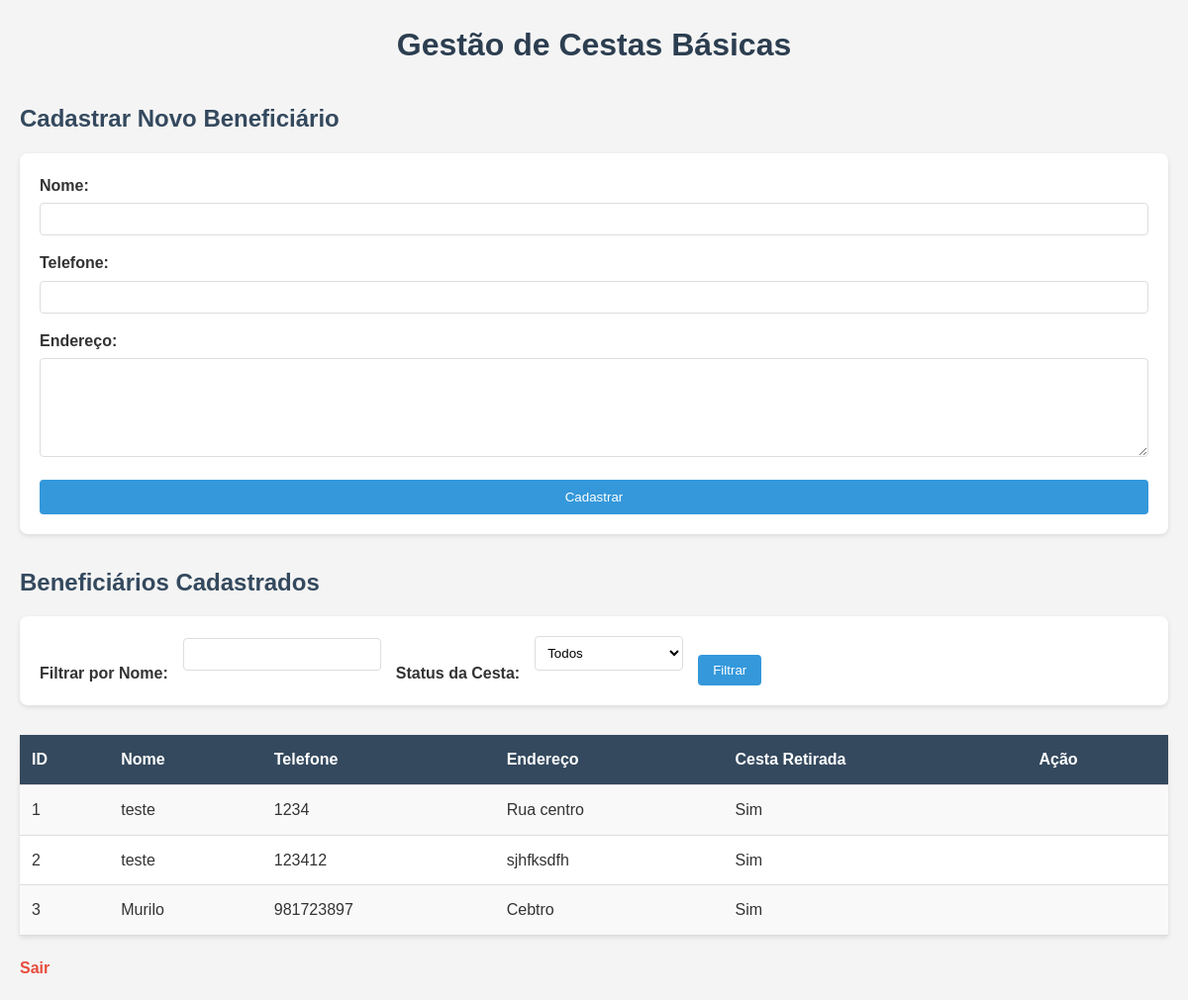
/dashboard (signed in), run on an earlier commit of the app's database.
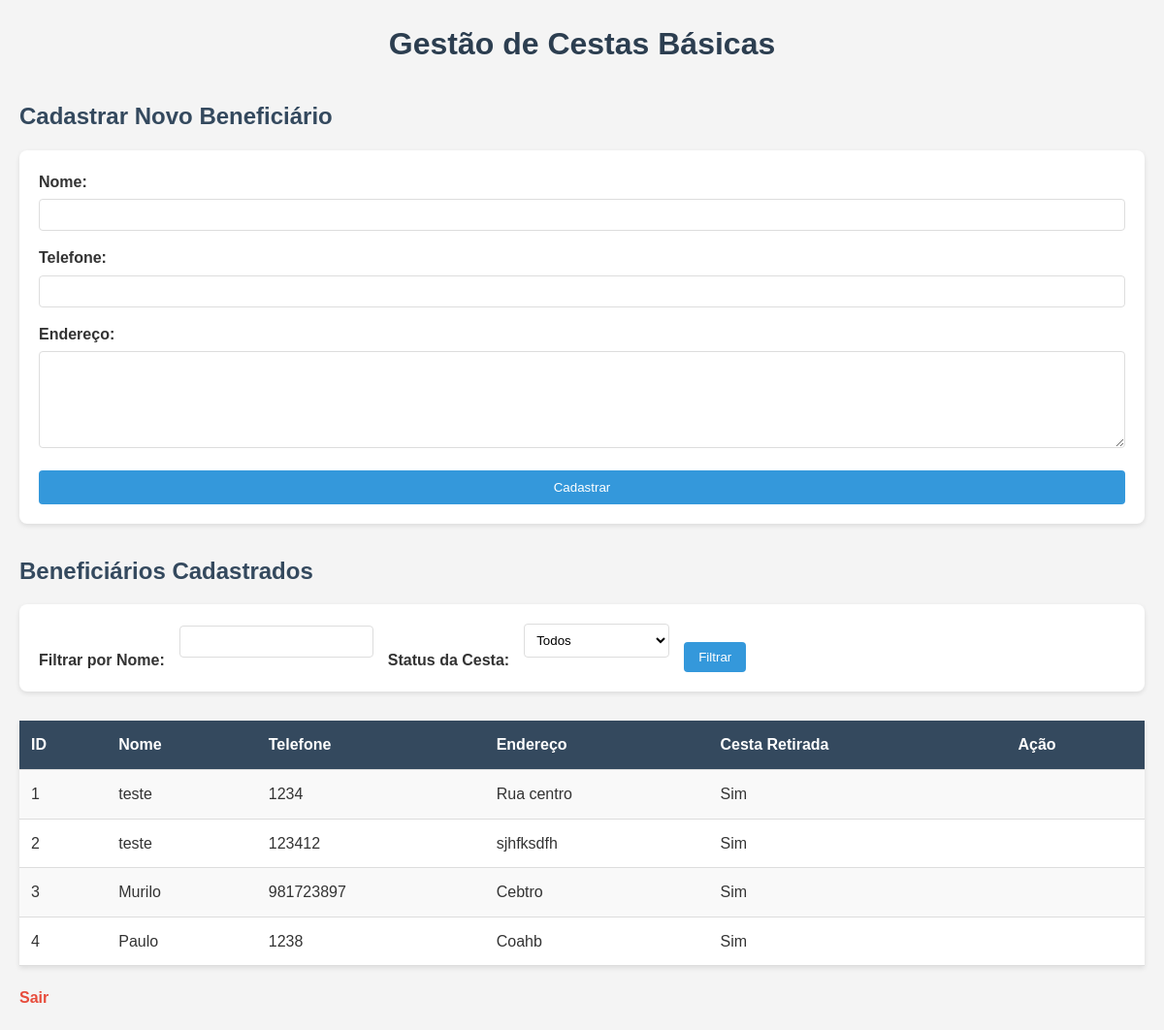
And on a later commit of the database.
### tables this page shows
CREATE TABLE beneficiarios (
            id INTEGER PRIMARY KEY AUTOINCREMENT,
            nome VARCHAR(100),
            telefone VARCHAR(20),
            endereco TEXT,
            cesta_retirada BOOLEAN DEFAULT 0,
            data_cadastro DATETIME DEFAULT CURRENT_TIMESTAMP
        );

### app.py (the view)
@app.route('/dashboard', methods=['GET'])
def dashboard():
    if not session.get('logged_in'):
        return redirect('/login')
    nome_filtro = request.args.get('nome', '').strip()
    status_filtro = request.args.get('status', 'todos')  # 'todos', 'retirada', 'nao_retirada'
    conn = get_db()
    query = 'SELECT * FROM beneficiarios WHERE 1=1'
    params = []
    if nome_filtro:
        query += ' AND nome LIKE ?'
        params.append(f'%{nome_filtro}%')
    if status_filtro == 'retirada':
        query += ' AND cesta_retirada = 1'
    elif status_filtro == 'nao_retirada':
        query += ' AND cesta_retirada = 0'
    beneficiarios = conn.execute(query, params).fetchall()
    conn.close()
    return render_template('dashboard.html', beneficiarios=beneficiarios,
                          nome_filtro=nome_filtro, status_filtro=status_filtro)

### app.py (called while the page is built)
def get_db():
    conn = sqlite3.connect('cestas.db')
    conn.row_factory = sqlite3.Row  # Para retornar resultados como dicionários
    return conn

### templates/dashboard.html (shortened to what this page needs)
<!DOCTYPE html>
<html lang="pt-BR">
<head>
    <link rel="stylesheet" href="{{ url_for('static', filename='style.css') }}">
</head>
<body>
    <h1>Gestão de Cestas Básicas</h1>
    <h2>Cadastrar Novo Beneficiário</h2>
    <form method="POST" action="/cadastrar">
        <label>Nome:</label>
        <input type="text" name="nome" required>
        <label>Telefone:</label>
        <input type="text" name="telefone" required>
        <label>Endereço:</label>
        <textarea name="endereco" required></textarea>
        <button type="submit">Cadastrar</button>
    </form>
    <h2>Beneficiários Cadastrados</h2>
    <form method="GET" action="/dashboard">
        <label>Filtrar por Nome:</label>
        <input type="text" name="nome" value="{{ nome_filtro }}">
        <label>Status da Cesta:</label>
        <select name="status">
            <option value="todos" {% if status_filtro == 'todos' %}selected{% endif %}>Todos</option>
        </select>
        <button type="submit">Filtrar</button>
    </form>
    <table>
        <tr>
            <th>ID</th>
            <th>Nome</th>
            <th>Telefone</th>
            <th>Endereço</th>
            <th>Cesta Retirada</th>
            <th>Ação</th>
        </tr>
        {% for beneficiario in beneficiarios %}
        <tr>
            <td>{{ beneficiario['id'] }}</td>
            <td>{{ beneficiario['nome'] }}</td>
            <td>{{ beneficiario['telefone'] }}</td>
            <td>{{ beneficiario['endereco'] }}</td>
            <td>{{ 'Sim' if beneficiario['cesta_retirada'] else 'Não' }}</td>
            <td>
            </td>
        </tr>
        {% endfor %}
    </table>
    <a href="/logout">Sair</a>
</body>
</html>

### static/style.css (style rules this page uses)
* { margin: 0; padding: 0; box-sizing: border-box; font-family: Arial, sans-serif; }
body { background-color: #f4f4f4; color: #333; padding: 20px; line-height: 1.6; }
h1 { color: #2c3e50; text-align: center; margin-bottom: 20px; }
h2 { color: #34495e; margin-top: 30px; margin-bottom: 15px; }
form { background-color: #fff; padding: 20px; border-radius: 8px; box-shadow: 0 2px 5px rgba(0, 0, 0, 0.1); max-width: 500px; margin: 0 auto 30px; }
label { display: block; margin-bottom: 5px; font-weight: bold; }
input[type="text"], input[type="password"], textarea { width: 100%; padding: 8px; margin-bottom: 15px; border: 1px solid #ddd; border-radius: 4px; }
textarea { height: 100px; resize: vertical; }
button { background-color: #3498db; color: #fff; padding: 10px 15px; border: none; border-radius: 4px; cursor: pointer; width: 100%; }
table { width: 100%; border-collapse: collapse; background-color: #fff; box-shadow: 0 2px 5px rgba(0, 0, 0, 0.1); }
th, td { padding: 12px; text-align: left; border-bottom: 1px solid #ddd; }
th { background-color: #34495e; color: #fff; }
tr:nth-child(even) { background-color: #f9f9f9; }
a { display: inline-block; margin-top: 20px; color: #e74c3c; text-decoration: none; font-weight: bold; }
body > * { max-width: 1200px; margin-left: auto; margin-right: auto; }
select { width: 100%; padding: 8px; margin-bottom: 15px; border: 1px solid #ddd; border-radius: 4px; background-color: #fff; }
form[action="/dashboard"] { display: flex; flex-wrap: wrap; gap: 15px; align-items: flex-end; }
form[action="/dashboard"] label { margin-bottom: 0; }
form[action="/dashboard"] input[type="text"] { width: 200px; }
form[action="/dashboard"] select { width: 150px; }
form[action="/dashboard"] button { width: auto; padding: 8px 15px; }

What changed in the data, as far as the page shows it:
added beneficiarios: id "4", nome "Paulo", telefone "1238", endereco "Coahb", cesta_retirada "Sim"
